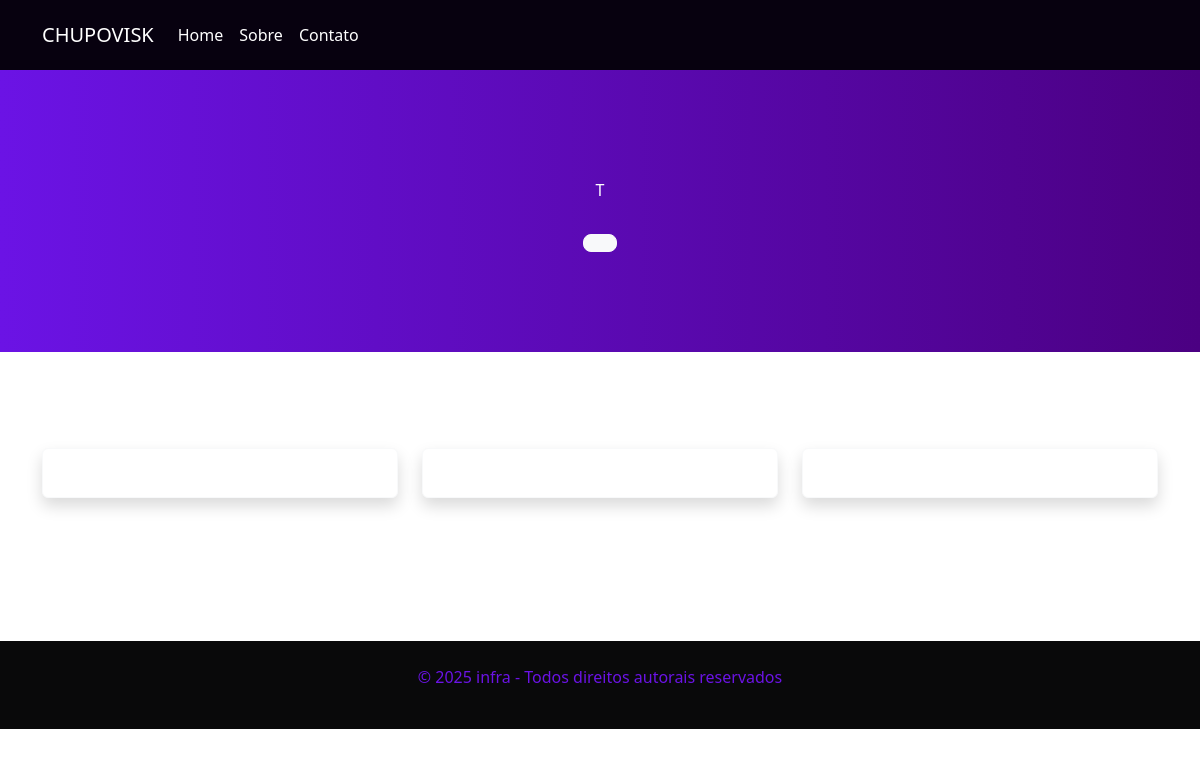
The app's page /, older data.
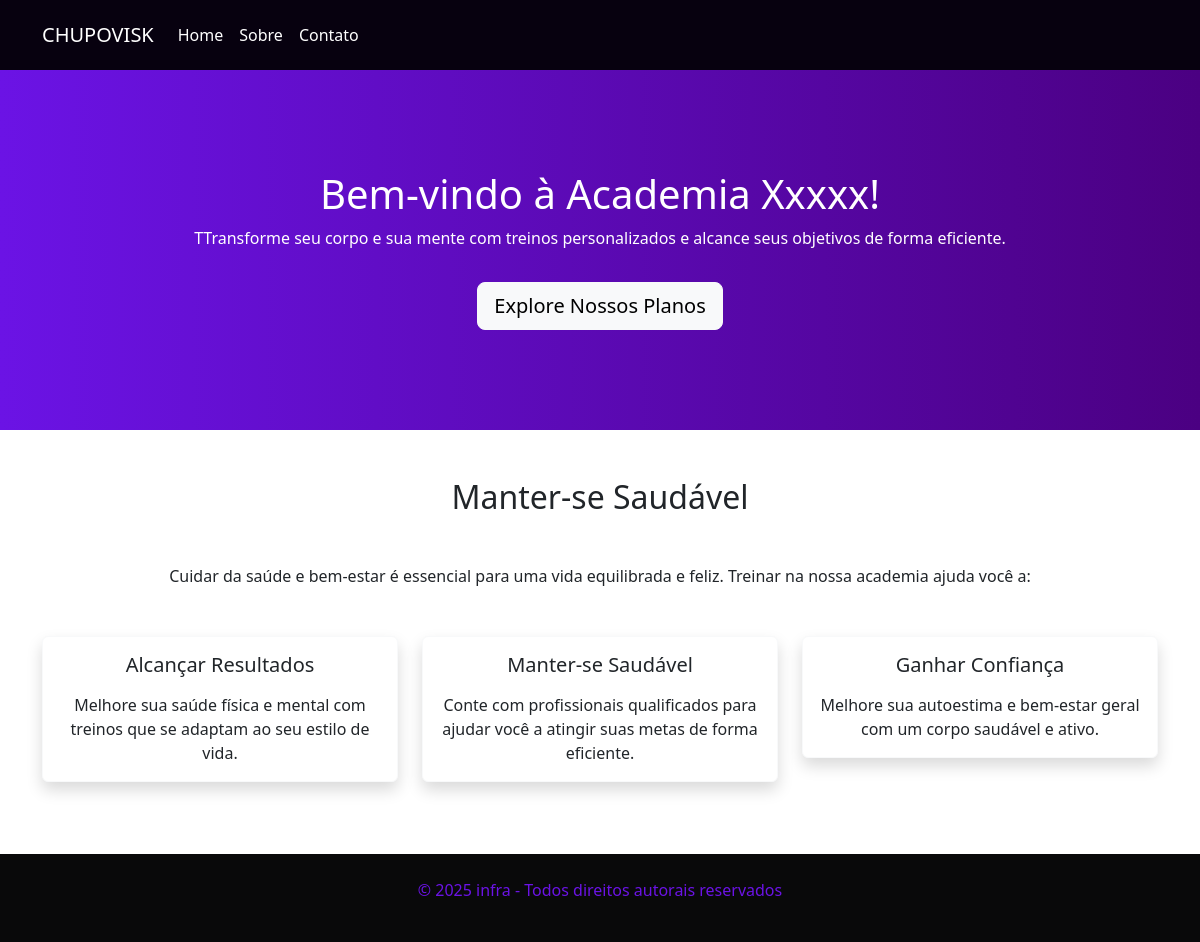
The same page, newer data.
### courses/models.py (models this page shows, shortened)
class Home(models.Model):
    title = models.CharField(max_length=255, verbose_name="Título")
    subtitle = models.CharField(max_length=255, verbose_name="Subtítulo")
    text_btn = models.CharField(max_length=50, verbose_name="Texto do Botão")
    link_btn = models.URLField(max_length=500, verbose_name="Link do Botão")
    title_topics = models.CharField(max_length=255, verbose_name="Título dos Tópicos")
    subtitle_topics = models.CharField(max_length=255, verbose_name="Subtítulo dos Tópicos")
    title_topic_one = models.CharField(max_length=255, verbose_name="Título do Tópico 1")
    description_topic_one = models.TextField(verbose_name="Descrição do Tópico 1")
    title_topic_two = models.CharField(max_length=255, verbose_name="Título do Tópico 2")
    description_topic_two = models.TextField(verbose_name="Descrição do Tópico 2")
    title_topic_three = models.CharField(max_length=255, verbose_name="Título do Tópico 3")
    description_topic_three = models.TextField(verbose_name="Descrição do Tópico 3")
    class Meta:
        verbose_name = "Página Inicial"
        verbose_name_plural = "Páginas Iniciais"

### courses/views.py (the view)
# urls.py: 2. Add a URL to urlpatterns:  path('', views.home, name='home')
def home(request):
    home = Home.objects.filter().first()
    return render(request, 'courses/home.html', { 'home': home})

### courses/templates/courses/home.html
    {% extends "courses/base.html" %}
    {% block content %}
    <header class="hero">
        <h1>{{ home.title }} </h1>
        <p>T{{ home.subtitle}}
        </p>
        <a href="{{ home.link_btn }}" class="btn btn-light btn-lg mt-3">{{ home.text_btn }}</a>
      </header>
      <main class="container my-5">
        <section class="text-center">
          <h2 class="mb-5"> {{home.title_topic_one}}</h2>
          <p class="mb-5">  {{home.subtitle_topics}} </p>
          <div class="row mb-4">
            <div class="col-md-4">
              <div class="card shadow border-light">
                <div class="card-body">
                  <h5 class="card-title mb-3"> {{home.title_topic_two}} </h5>
                  <p class="card-text"> {{home.description_topic_one}}</p>
                </div>
              </div>
            </div>
            <div class="col-md-4">
              <div class="card shadow border-light">
                <div class="card-body">
                  <h5 class="card-title mb-3"> {{home.title_topic_one}} </h5>
                  <p class="card-text"> {{home.description_topic_two}} </p>
                </div>
              </div>
            </div>
            <div class="col-md-4">
              <div class="card shadow border-light">
                <div class="card-body">
                  <h5 class="card-title mb-3"> {{home.title_topic_three}} </h5>
                  <p class="card-text"> {{home.description_topic_three}} </p>
                </div>
              </div>
            </div>
          </div>
        </section>
      </main>
    {% endblock %}

Row changes from the older to the newer data that the page shows:
added Home: title "Bem-vindo à Academia Xxxxx!", subtitle "Transforme seu corpo e sua mente com treinos personalizados e alcance seus objetivos de forma eficiente.", text_btn "Explore Nossos Planos", title_topic_one "Manter-se Saudável", subtitle_topics "Cuidar da saúde e bem-estar é essencial para uma vida equilibrada e feliz. Treinar na nossa academia ajuda você a:", title_topic_two "Alcançar Resultados", description_topic_one "Melhore sua saúde física e mental com treinos que se adaptam ao seu estilo de vida.", description_topic_two "Conte com profissionais qualificados para ajudar você a atingir suas metas de forma eficiente.", title_topic_three "Ganhar Confiança", description_topic_three "Melhore sua autoestima e bem-estar geral com um corpo saudável e ativo."
